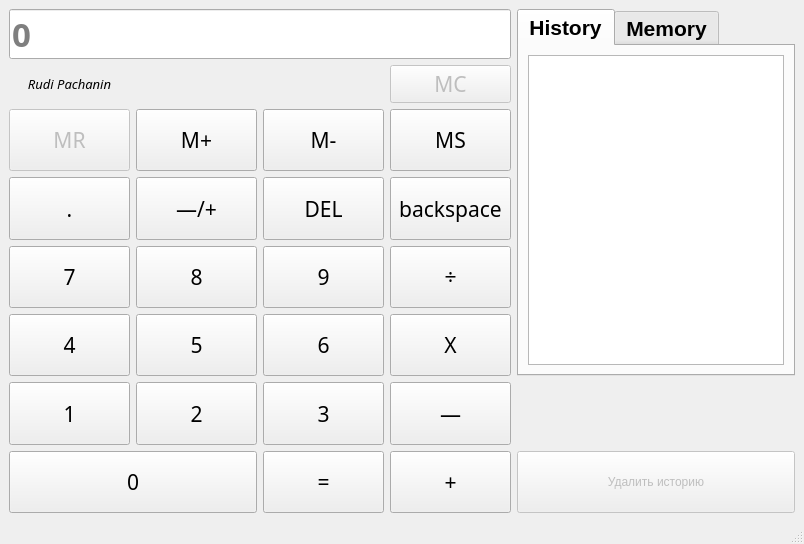
<?xml version="1.0" encoding="UTF-8"?>
<ui version="4.0">
 <class>MainWindow</class>
 <widget class="QMainWindow" name="MainWindow">
  <property name="enabled">
   <bool>true</bool>
  </property>
  <property name="geometry">
   <rect>
    <x>0</x>
    <y>0</y>
    <width>804</width>
    <height>544</height>
   </rect>
  </property>
  <property name="windowTitle">
   <string>Калькулятор</string>
  </property>
  <widget class="QWidget" name="centralwidget">
   <property name="sizePolicy">
    <sizepolicy hsizetype="Preferred" vsizetype="Preferred">
     <horstretch>0</horstretch>
     <verstretch>0</verstretch>
    </sizepolicy>
   </property>
   <property name="layoutDirection">
    <enum>Qt::LeftToRight</enum>
   </property>
   <layout class="QGridLayout" name="gridLayout_2">
    <item row="0" column="0" colspan="4">
     <widget class="QLineEdit" name="pole">
      <property name="sizePolicy">
       <sizepolicy hsizetype="Preferred" vsizetype="Preferred">
        <horstretch>0</horstretch>
        <verstretch>0</verstretch>
       </sizepolicy>
      </property>
      <property name="maximumSize">
       <size>
        <width>16777215</width>
        <height>50</height>
       </size>
      </property>
      <property name="font">
       <font>
        <family>Impact</family>
        <pointsize>25</pointsize>
        <weight>75</weight>
        <bold>true</bold>
       </font>
      </property>
      <property name="dragEnabled">
       <bool>false</bool>
      </property>
      <property name="placeholderText">
       <string>0</string>
      </property>
     </widget>
    </item>
    <item row="0" column="4" rowspan="6">
     <widget class="QTabWidget" name="tabWidget">
      <property name="sizePolicy">
       <sizepolicy hsizetype="Preferred" vsizetype="Preferred">
        <horstretch>0</horstretch>
        <verstretch>0</verstretch>
       </sizepolicy>
      </property>
      <property name="font">
       <font>
        <pointsize>16</pointsize>
        <weight>75</weight>
        <bold>true</bold>
       </font>
      </property>
      <property name="currentIndex">
       <number>0</number>
      </property>
      <widget class="QWidget" name="tab">
       <attribute name="title">
        <string>History</string>
       </attribute>
       <layout class="QGridLayout" name="gridLayout">
        <item row="0" column="0">
         <widget class="QListView" name="listHistory">
          <property name="sizePolicy">
           <sizepolicy hsizetype="Preferred" vsizetype="Preferred">
            <horstretch>0</horstretch>
            <verstretch>0</verstretch>
           </sizepolicy>
          </property>
          <property name="font">
           <font>
            <family>Impact</family>
            <pointsize>16</pointsize>
            <weight>50</weight>
            <bold>false</bold>
           </font>
          </property>
          <property name="viewMode">
           <enum>QListView::ListMode</enum>
          </property>
          <property name="wordWrap">
           <bool>true</bool>
          </property>
         </widget>
        </item>
       </layout>
      </widget>
      <widget class="QWidget" name="tab_2">
       <attribute name="title">
        <string>Memory</string>
       </attribute>
       <widget class="QListView" name="listMemory">
        <property name="geometry">
         <rect>
          <x>9</x>
          <y>9</y>
          <width>256</width>
          <height>251</height>
         </rect>
        </property>
        <property name="sizePolicy">
         <sizepolicy hsizetype="Preferred" vsizetype="Preferred">
          <horstretch>0</horstretch>
          <verstretch>0</verstretch>
         </sizepolicy>
        </property>
       </widget>
      </widget>
     </widget>
    </item>
    <item row="1" column="0">
     <widget class="QLabel" name="label">
      <property name="maximumSize">
       <size>
        <width>5000</width>
        <height>15</height>
       </size>
      </property>
      <property name="font">
       <font>
        <family>Impact</family>
        <pointsize>10</pointsize>
        <weight>50</weight>
        <italic>true</italic>
        <bold>false</bold>
       </font>
      </property>
      <property name="layoutDirection">
       <enum>Qt::LeftToRight</enum>
      </property>
      <property name="text">
       <string>Rudi Pachanin</string>
      </property>
      <property name="alignment">
       <set>Qt::AlignCenter</set>
      </property>
     </widget>
    </item>
    <item row="1" column="3">
     <widget class="QPushButton" name="pushButton_MC">
      <property name="enabled">
       <bool>false</bool>
      </property>
      <property name="sizePolicy">
       <sizepolicy hsizetype="Preferred" vsizetype="Preferred">
        <horstretch>0</horstretch>
        <verstretch>0</verstretch>
       </sizepolicy>
      </property>
      <property name="font">
       <font>
        <family>Impact</family>
        <pointsize>16</pointsize>
        <weight>50</weight>
        <italic>false</italic>
        <bold>false</bold>
        <underline>false</underline>
        <strikeout>false</strikeout>
       </font>
      </property>
      <property name="text">
       <string>MC</string>
      </property>
     </widget>
    </item>
    <item row="2" column="0">
     <widget class="QPushButton" name="pushButton_MR">
      <property name="enabled">
       <bool>false</bool>
      </property>
      <property name="sizePolicy">
       <sizepolicy hsizetype="Preferred" vsizetype="Preferred">
        <horstretch>0</horstretch>
        <verstretch>0</verstretch>
       </sizepolicy>
      </property>
      <property name="font">
       <font>
        <family>Impact</family>
        <pointsize>16</pointsize>
        <weight>50</weight>
        <italic>false</italic>
        <bold>false</bold>
        <underline>false</underline>
        <strikeout>false</strikeout>
       </font>
      </property>
      <property name="text">
       <string>MR</string>
      </property>
     </widget>
    </item>
    <item row="2" column="1">
     <widget class="QPushButton" name="pushButton_Mplus">
      <property name="sizePolicy">
       <sizepolicy hsizetype="Preferred" vsizetype="Preferred">
        <horstretch>0</horstretch>
        <verstretch>0</verstretch>
       </sizepolicy>
      </property>
      <property name="font">
       <font>
        <family>Impact</family>
        <pointsize>16</pointsize>
        <weight>50</weight>
        <italic>false</italic>
        <bold>false</bold>
        <underline>false</underline>
        <strikeout>false</strikeout>
       </font>
      </property>
      <property name="text">
       <string>M+</string>
      </property>
     </widget>
    </item>
    <item row="2" column="2">
     <widget class="QPushButton" name="pushButton_Mmin">
      <property name="sizePolicy">
       <sizepolicy hsizetype="Preferred" vsizetype="Preferred">
        <horstretch>0</horstretch>
        <verstretch>0</verstretch>
       </sizepolicy>
      </property>
      <property name="font">
       <font>
        <family>Impact</family>
        <pointsize>16</pointsize>
        <weight>50</weight>
        <italic>false</italic>
        <bold>false</bold>
        <underline>false</underline>
        <strikeout>false</strikeout>
       </font>
      </property>
      <property name="text">
       <string>M-</string>
      </property>
     </widget>
    </item>
    <item row="2" column="3">
     <widget class="QPushButton" name="pushButton_MS">
      <property name="sizePolicy">
       <sizepolicy hsizetype="Preferred" vsizetype="Preferred">
        <horstretch>0</horstretch>
        <verstretch>0</verstretch>
       </sizepolicy>
      </property>
      <property name="font">
       <font>
        <family>Impact</family>
        <pointsize>16</pointsize>
        <weight>50</weight>
        <italic>false</italic>
        <bold>false</bold>
        <underline>false</underline>
        <strikeout>false</strikeout>
       </font>
      </property>
      <property name="text">
       <string>MS</string>
      </property>
     </widget>
    </item>
    <item row="3" column="0">
     <widget class="QPushButton" name="pushButton_zapitushka">
      <property name="enabled">
       <bool>true</bool>
      </property>
      <property name="sizePolicy">
       <sizepolicy hsizetype="Preferred" vsizetype="Preferred">
        <horstretch>0</horstretch>
        <verstretch>0</verstretch>
       </sizepolicy>
      </property>
      <property name="font">
       <font>
        <family>Impact</family>
        <pointsize>16</pointsize>
        <weight>50</weight>
        <italic>false</italic>
        <bold>false</bold>
        <underline>false</underline>
        <strikeout>false</strikeout>
       </font>
      </property>
      <property name="text">
       <string>.</string>
      </property>
     </widget>
    </item>
    <item row="3" column="1">
     <widget class="QPushButton" name="pushButton_DEL_2">
      <property name="sizePolicy">
       <sizepolicy hsizetype="Preferred" vsizetype="Preferred">
        <horstretch>0</horstretch>
        <verstretch>0</verstretch>
       </sizepolicy>
      </property>
      <property name="font">
       <font>
        <family>Impact</family>
        <pointsize>16</pointsize>
        <weight>50</weight>
        <italic>false</italic>
        <bold>false</bold>
        <underline>false</underline>
        <strikeout>false</strikeout>
       </font>
      </property>
      <property name="text">
       <string>—/+</string>
      </property>
     </widget>
    </item>
    <item row="3" column="2">
     <widget class="QPushButton" name="pushButton_DEL">
      <property name="sizePolicy">
       <sizepolicy hsizetype="Preferred" vsizetype="Preferred">
        <horstretch>0</horstretch>
        <verstretch>0</verstretch>
       </sizepolicy>
      </property>
      <property name="font">
       <font>
        <family>Impact</family>
        <pointsize>16</pointsize>
        <weight>50</weight>
        <italic>false</italic>
        <bold>false</bold>
        <underline>false</underline>
        <strikeout>false</strikeout>
       </font>
      </property>
      <property name="text">
       <string>DEL</string>
      </property>
     </widget>
    </item>
    <item row="3" column="3">
     <widget class="QPushButton" name="pushButton_DEL_3">
      <property name="sizePolicy">
       <sizepolicy hsizetype="Preferred" vsizetype="Preferred">
        <horstretch>0</horstretch>
        <verstretch>0</verstretch>
       </sizepolicy>
      </property>
      <property name="font">
       <font>
        <family>Impact</family>
        <pointsize>16</pointsize>
        <weight>50</weight>
        <italic>false</italic>
        <bold>false</bold>
        <underline>false</underline>
        <strikeout>false</strikeout>
       </font>
      </property>
      <property name="text">
       <string>backspace</string>
      </property>
     </widget>
    </item>
    <item row="4" column="0">
     <widget class="QPushButton" name="pushButton_7">
      <property name="sizePolicy">
       <sizepolicy hsizetype="Preferred" vsizetype="Preferred">
        <horstretch>0</horstretch>
        <verstretch>0</verstretch>
       </sizepolicy>
      </property>
      <property name="font">
       <font>
        <family>Impact</family>
        <pointsize>16</pointsize>
        <weight>50</weight>
        <italic>false</italic>
        <bold>false</bold>
        <underline>false</underline>
        <strikeout>false</strikeout>
       </font>
      </property>
      <property name="text">
       <string>7</string>
      </property>
     </widget>
    </item>
    <item row="4" column="1">
     <widget class="QPushButton" name="pushButton_8">
      <property name="sizePolicy">
       <sizepolicy hsizetype="Preferred" vsizetype="Preferred">
        <horstretch>0</horstretch>
        <verstretch>0</verstretch>
       </sizepolicy>
      </property>
      <property name="font">
       <font>
        <family>Impact</family>
        <pointsize>16</pointsize>
        <weight>50</weight>
        <italic>false</italic>
        <bold>false</bold>
        <underline>false</underline>
        <strikeout>false</strikeout>
       </font>
      </property>
      <property name="text">
       <string>8</string>
      </property>
     </widget>
    </item>
    <item row="4" column="2">
     <widget class="QPushButton" name="pushButton_9">
      <property name="sizePolicy">
       <sizepolicy hsizetype="Preferred" vsizetype="Preferred">
        <horstretch>0</horstretch>
        <verstretch>0</verstretch>
       </sizepolicy>
      </property>
      <property name="font">
       <font>
        <family>Impact</family>
        <pointsize>16</pointsize>
        <weight>50</weight>
        <italic>false</italic>
        <bold>false</bold>
        <underline>false</underline>
        <strikeout>false</strikeout>
       </font>
      </property>
      <property name="text">
       <string>9</string>
      </property>
     </widget>
    </item>
    <item row="4" column="3">
     <widget class="QPushButton" name="pushButton_delit">
      <property name="sizePolicy">
       <sizepolicy hsizetype="Preferred" vsizetype="Preferred">
        <horstretch>0</horstretch>
        <verstretch>0</verstretch>
       </sizepolicy>
      </property>
      <property name="font">
       <font>
        <family>Impact</family>
        <pointsize>16</pointsize>
        <weight>50</weight>
        <italic>false</italic>
        <bold>false</bold>
        <underline>false</underline>
        <strikeout>false</strikeout>
       </font>
      </property>
      <property name="text">
       <string>÷</string>
      </property>
     </widget>
    </item>
    <item row="5" column="0">
     <widget class="QPushButton" name="pushButton_4">
      <property name="sizePolicy">
       <sizepolicy hsizetype="Preferred" vsizetype="Preferred">
        <horstretch>0</horstretch>
        <verstretch>0</verstretch>
       </sizepolicy>
      </property>
      <property name="font">
       <font>
        <family>Impact</family>
        <pointsize>16</pointsize>
        <weight>50</weight>
        <italic>false</italic>
        <bold>false</bold>
        <underline>false</underline>
        <strikeout>false</strikeout>
       </font>
      </property>
      <property name="text">
       <string>4</string>
      </property>
     </widget>
    </item>
    <item row="5" column="1">
     <widget class="QPushButton" name="pushButton_5">
      <property name="sizePolicy">
       <sizepolicy hsizetype="Preferred" vsizetype="Preferred">
        <horstretch>0</horstretch>
        <verstretch>0</verstretch>
       </sizepolicy>
      </property>
      <property name="font">
       <font>
        <family>Impact</family>
        <pointsize>16</pointsize>
        <weight>50</weight>
        <italic>false</italic>
        <bold>false</bold>
        <underline>false</underline>
        <strikeout>false</strikeout>
       </font>
      </property>
      <property name="text">
       <string>5</string>
      </property>
     </widget>
    </item>
    <item row="5" column="2">
     <widget class="QPushButton" name="pushButton_6">
      <property name="sizePolicy">
       <sizepolicy hsizetype="Preferred" vsizetype="Preferred">
        <horstretch>0</horstretch>
        <verstretch>0</verstretch>
       </sizepolicy>
      </property>
      <property name="font">
       <font>
        <family>Impact</family>
        <pointsize>16</pointsize>
        <weight>50</weight>
        <italic>false</italic>
        <bold>false</bold>
        <underline>false</underline>
        <strikeout>false</strikeout>
       </font>
      </property>
      <property name="text">
       <string>6</string>
      </property>
     </widget>
    </item>
    <item row="5" column="3">
     <widget class="QPushButton" name="pushButton_umnoj">
      <property name="sizePolicy">
       <sizepolicy hsizetype="Preferred" vsizetype="Preferred">
        <horstretch>0</horstretch>
        <verstretch>0</verstretch>
       </sizepolicy>
      </property>
      <property name="font">
       <font>
        <family>Impact</family>
        <pointsize>16</pointsize>
        <weight>50</weight>
        <italic>false</italic>
        <bold>false</bold>
        <underline>false</underline>
        <strikeout>false</strikeout>
       </font>
      </property>
      <property name="text">
       <string>X</string>
      </property>
     </widget>
    </item>
    <item row="6" column="0">
     <widget class="QPushButton" name="pushButton_1">
      <property name="sizePolicy">
       <sizepolicy hsizetype="Preferred" vsizetype="Preferred">
        <horstretch>0</horstretch>
        <verstretch>0</verstretch>
       </sizepolicy>
      </property>
      <property name="font">
       <font>
        <family>Impact</family>
        <pointsize>16</pointsize>
        <weight>50</weight>
        <italic>false</italic>
        <bold>false</bold>
        <underline>false</underline>
        <strikeout>false</strikeout>
       </font>
      </property>
      <property name="text">
       <string>1</string>
      </property>
     </widget>
    </item>
    <item row="6" column="1">
     <widget class="QPushButton" name="pushButton_2">
      <property name="sizePolicy">
       <sizepolicy hsizetype="Preferred" vsizetype="Preferred">
        <horstretch>0</horstretch>
        <verstretch>0</verstretch>
       </sizepolicy>
      </property>
      <property name="font">
       <font>
        <family>Impact</family>
        <pointsize>16</pointsize>
        <weight>50</weight>
        <italic>false</italic>
        <bold>false</bold>
        <underline>false</underline>
        <strikeout>false</strikeout>
       </font>
      </property>
      <property name="text">
       <string>2</string>
      </property>
     </widget>
    </item>
    <item row="6" column="2">
     <widget class="QPushButton" name="pushButton_3">
      <property name="sizePolicy">
       <sizepolicy hsizetype="Preferred" vsizetype="Preferred">
        <horstretch>0</horstretch>
        <verstretch>0</verstretch>
       </sizepolicy>
      </property>
      <property name="font">
       <font>
        <family>Impact</family>
        <pointsize>16</pointsize>
        <weight>50</weight>
        <italic>false</italic>
        <bold>false</bold>
        <underline>false</underline>
        <strikeout>false</strikeout>
       </font>
      </property>
      <property name="text">
       <string>3</string>
      </property>
     </widget>
    </item>
    <item row="6" column="3">
     <widget class="QPushButton" name="pushButton_min">
      <property name="sizePolicy">
       <sizepolicy hsizetype="Preferred" vsizetype="Preferred">
        <horstretch>0</horstretch>
        <verstretch>0</verstretch>
       </sizepolicy>
      </property>
      <property name="font">
       <font>
        <family>Impact</family>
        <pointsize>16</pointsize>
        <weight>50</weight>
        <italic>false</italic>
        <bold>false</bold>
        <underline>false</underline>
        <strikeout>false</strikeout>
       </font>
      </property>
      <property name="text">
       <string>—</string>
      </property>
     </widget>
    </item>
    <item row="7" column="2">
     <widget class="QPushButton" name="pushButton_ravno">
      <property name="sizePolicy">
       <sizepolicy hsizetype="Preferred" vsizetype="Preferred">
        <horstretch>0</horstretch>
        <verstretch>0</verstretch>
       </sizepolicy>
      </property>
      <property name="font">
       <font>
        <family>Impact</family>
        <pointsize>16</pointsize>
        <weight>50</weight>
        <italic>false</italic>
        <bold>false</bold>
        <underline>false</underline>
        <strikeout>false</strikeout>
       </font>
      </property>
      <property name="text">
       <string>=</string>
      </property>
     </widget>
    </item>
    <item row="7" column="3">
     <widget class="QPushButton" name="pushButton_plus">
      <property name="sizePolicy">
       <sizepolicy hsizetype="Preferred" vsizetype="Preferred">
        <horstretch>0</horstretch>
        <verstretch>0</verstretch>
       </sizepolicy>
      </property>
      <property name="font">
       <font>
        <family>Impact</family>
        <pointsize>16</pointsize>
        <weight>50</weight>
        <italic>false</italic>
        <bold>false</bold>
        <underline>false</underline>
        <strikeout>false</strikeout>
       </font>
      </property>
      <property name="text">
       <string>+</string>
      </property>
     </widget>
    </item>
    <item row="7" column="0" colspan="2">
     <widget class="QPushButton" name="pushButton_0">
      <property name="sizePolicy">
       <sizepolicy hsizetype="Preferred" vsizetype="Preferred">
        <horstretch>0</horstretch>
        <verstretch>0</verstretch>
       </sizepolicy>
      </property>
      <property name="font">
       <font>
        <family>Impact</family>
        <pointsize>16</pointsize>
        <weight>50</weight>
        <italic>false</italic>
        <bold>false</bold>
        <underline>false</underline>
        <strikeout>false</strikeout>
       </font>
      </property>
      <property name="text">
       <string>0</string>
      </property>
     </widget>
    </item>
    <item row="7" column="4">
     <widget class="QPushButton" name="pushButton_DelHistory">
      <property name="enabled">
       <bool>false</bool>
      </property>
      <property name="sizePolicy">
       <sizepolicy hsizetype="Preferred" vsizetype="Preferred">
        <horstretch>0</horstretch>
        <verstretch>0</verstretch>
       </sizepolicy>
      </property>
      <property name="text">
       <string>Удалить историю</string>
      </property>
     </widget>
    </item>
   </layout>
  </widget>
  <widget class="QMenuBar" name="menubar">
   <property name="geometry">
    <rect>
     <x>0</x>
     <y>0</y>
     <width>804</width>
     <height>20</height>
    </rect>
   </property>
  </widget>
  <widget class="QStatusBar" name="statusbar"/>
 </widget>
 <tabstops>
  <tabstop>pole</tabstop>
  <tabstop>pushButton_1</tabstop>
  <tabstop>pushButton_2</tabstop>
  <tabstop>pushButton_3</tabstop>
  <tabstop>pushButton_4</tabstop>
  <tabstop>pushButton_5</tabstop>
  <tabstop>pushButton_6</tabstop>
  <tabstop>pushButton_7</tabstop>
  <tabstop>pushButton_8</tabstop>
  <tabstop>pushButton_9</tabstop>
  <tabstop>pushButton_0</tabstop>
  <tabstop>pushButton_delit</tabstop>
  <tabstop>pushButton_umnoj</tabstop>
  <tabstop>pushButton_min</tabstop>
  <tabstop>pushButton_plus</tabstop>
  <tabstop>pushButton_ravno</tabstop>
  <tabstop>pushButton_DEL</tabstop>
  <tabstop>pushButton_DEL_3</tabstop>
  <tabstop>pushButton_DEL_2</tabstop>
  <tabstop>pushButton_zapitushka</tabstop>
 </tabstops>
 <resources/>
 <connections/>
</ui>
